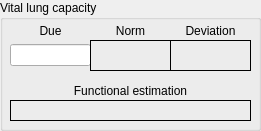
  <widget class="QGroupBox" name="groupBox_3">
   <property name="geometry">
    <rect>
     <x>10</x>
     <y>370</y>
     <width>261</width>
     <height>131</height>
    </rect>
   </property>
   <property name="title">
    <string>Vital lung capacity</string>
   </property>
   <widget class="QWidget" name="horizontalLayoutWidget_13">
    <property name="geometry">
     <rect>
      <x>10</x>
      <y>20</y>
      <width>81</width>
      <height>21</height>
     </rect>
    </property>
    <layout class="QHBoxLayout" name="horizontalLayout_13">
     <item>
      <widget class="QLabel" name="label_7">
       <property name="text">
        <string>Due</string>
       </property>
       <property name="alignment">
        <set>Qt::AlignCenter</set>
       </property>
      </widget>
     </item>
    </layout>
   </widget>
   <widget class="QWidget" name="horizontalLayoutWidget_14">
    <property name="geometry">
     <rect>
      <x>90</x>
      <y>20</y>
      <width>81</width>
      <height>21</height>
     </rect>
    </property>
    <layout class="QHBoxLayout" name="horizontalLayout_14">
     <item>
      <widget class="QLabel" name="label_8">
       <property name="text">
        <string>Norm</string>
       </property>
       <property name="alignment">
        <set>Qt::AlignCenter</set>
       </property>
      </widget>
     </item>
    </layout>
   </widget>
   <widget class="QWidget" name="horizontalLayoutWidget_15">
    <property name="geometry">
     <rect>
      <x>170</x>
      <y>20</y>
      <width>81</width>
      <height>21</height>
     </rect>
    </property>
    <layout class="QHBoxLayout" name="horizontalLayout_15">
     <item>
      <widget class="QLabel" name="label_9">
       <property name="text">
        <string>Deviation</string>
       </property>
       <property name="alignment">
        <set>Qt::AlignCenter</set>
       </property>
      </widget>
     </item>
    </layout>
   </widget>
   <widget class="QWidget" name="horizontalLayoutWidget_16">
    <property name="geometry">
     <rect>
      <x>10</x>
      <y>40</y>
      <width>81</width>
      <height>31</height>
     </rect>
    </property>
    <layout class="QHBoxLayout" name="horizontalLayout_16">
     <item>
      <widget class="QLineEdit" name="leLActual"/>
     </item>
    </layout>
   </widget>
   <widget class="QWidget" name="horizontalLayoutWidget_17">
    <property name="geometry">
     <rect>
      <x>90</x>
      <y>40</y>
      <width>81</width>
      <height>31</height>
     </rect>
    </property>
    <layout class="QHBoxLayout" name="horizontalLayout_17">
     <item>
      <widget class="QLabel" name="leLNorm">
       <property name="frameShape">
        <enum>QFrame::Box</enum>
       </property>
       <property name="text">
        <string/>
       </property>
      </widget>
     </item>
    </layout>
   </widget>
   <widget class="QWidget" name="horizontalLayoutWidget_18">
    <property name="geometry">
     <rect>
      <x>170</x>
      <y>40</y>
      <width>81</width>
      <height>31</height>
     </rect>
    </property>
    <layout class="QHBoxLayout" name="horizontalLayout_18">
     <item>
      <widget class="QLabel" name="leLDeviation">
       <property name="frameShape">
        <enum>QFrame::Box</enum>
       </property>
       <property name="text">
        <string/>
       </property>
      </widget>
     </item>
    </layout>
   </widget>
   <widget class="QWidget" name="horizontalLayoutWidget_19">
    <property name="geometry">
     <rect>
      <x>10</x>
      <y>80</y>
      <width>241</width>
      <height>21</height>
     </rect>
    </property>
    <layout class="QHBoxLayout" name="horizontalLayout_19">
     <item>
      <widget class="QLabel" name="label_10">
       <property name="text">
        <string>Functional estimation</string>
       </property>
       <property name="alignment">
        <set>Qt::AlignCenter</set>
       </property>
      </widget>
     </item>
    </layout>
   </widget>
   <widget class="QWidget" name="horizontalLayoutWidget_20">
    <property name="geometry">
     <rect>
      <x>10</x>
      <y>100</y>
      <width>241</width>
      <height>21</height>
     </rect>
    </property>
    <layout class="QHBoxLayout" name="horizontalLayout_20">
     <item>
      <widget class="QLabel" name="labelFE">
       <property name="frameShape">
        <enum>QFrame::Box</enum>
       </property>
       <property name="text">
        <string/>
       </property>
       <property name="alignment">
        <set>Qt::AlignCenter</set>
       </property>
      </widget>
     </item>
    </layout>
   </widget>
  </widget>
